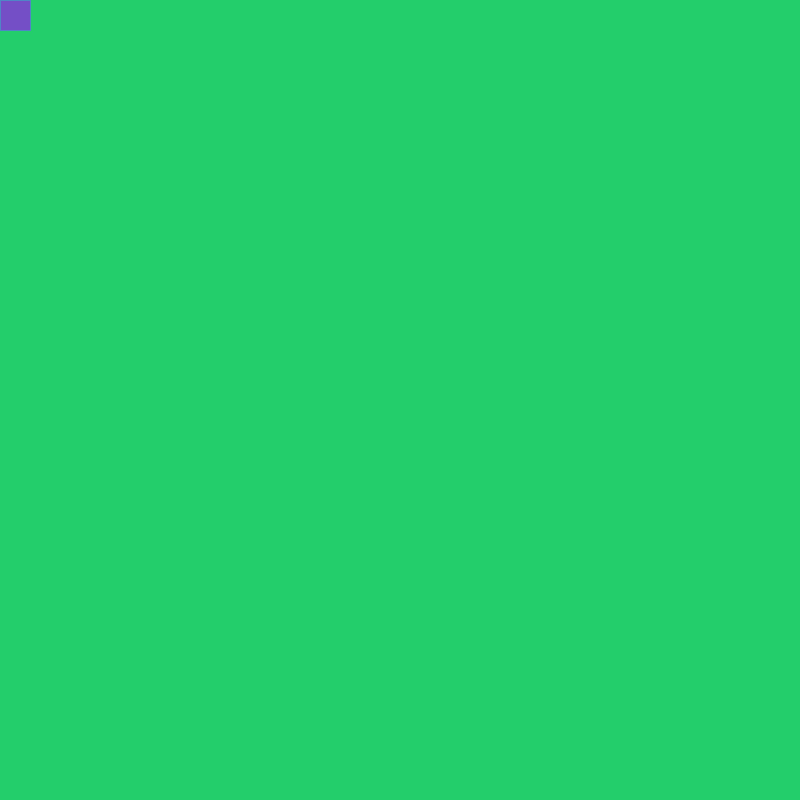
Frame 1 (no input)
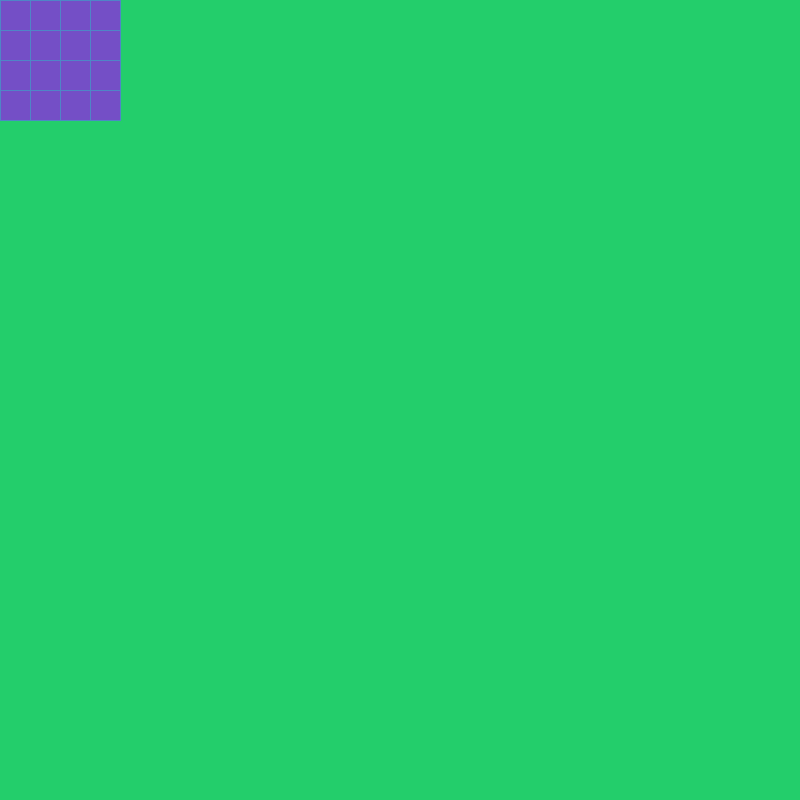
Frame 60 (the mouse pressed at the canvas centre just before this capture)
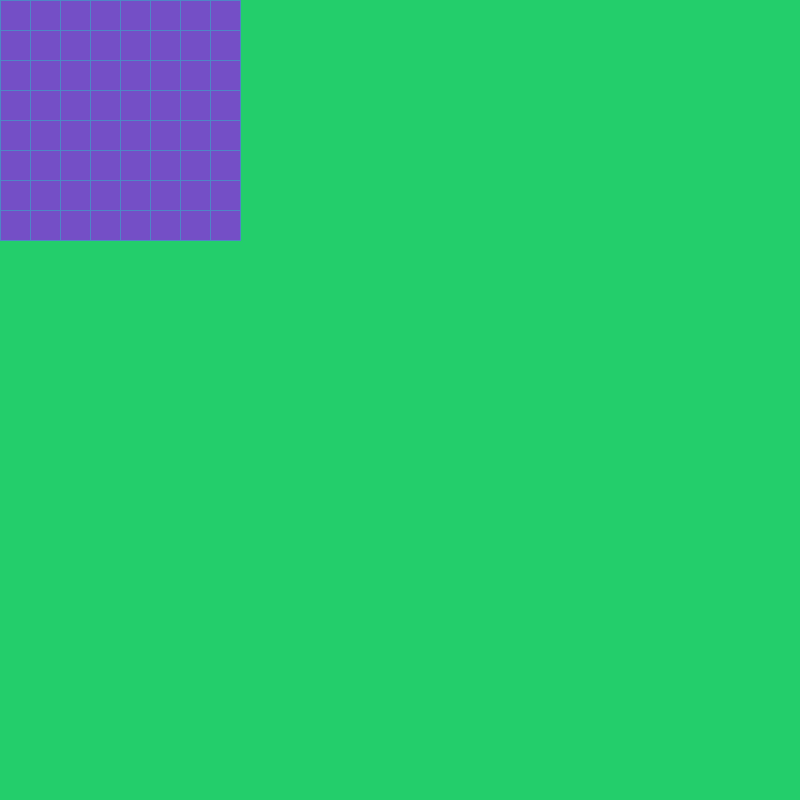
Frame 120 (the mouse held since frame 60 and released just before this capture)

The Processing sketch that drew these frames (run headless with seeded random() and noise(); from frame 60 on, the mouse is pressed at the canvas centre):

// Processing sketch: quadriculado
// ── quadriculado.pde
int endX = 0;

void setup() {
  size (800, 800);
}

void draw() {
  background (#23CE6B);

  /*for (int x=0; x < endX; x = x + 10) {
   rect (x, 0, 10, 10);
   }*/

  endX = endX + 1;
  
  // columns
  for (int y=0; y < endX; y = y + 30) {
  // rows 
    for (int z=0; z < endX; z = z + 30) {
      stroke (#4F86C6);
      fill(#744FC6);
      //fill (random(255));
      rect(z, y, 30, 30);
    }
  }
  endX = endX + 1;
}
